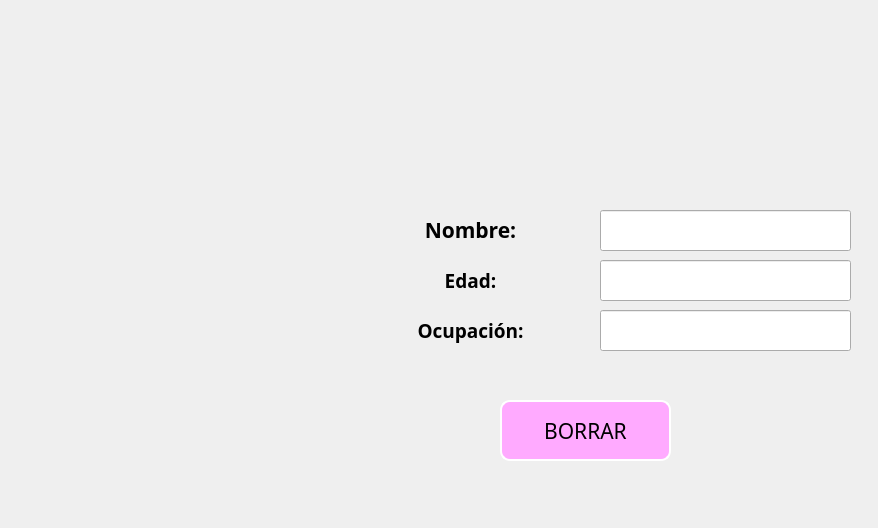
<?xml version="1.0" encoding="UTF-8"?>
<ui version="4.0">
 <class>MainWindow</class>
 <widget class="QMainWindow" name="MainWindow">
  <property name="geometry">
   <rect>
    <x>0</x>
    <y>0</y>
    <width>878</width>
    <height>528</height>
   </rect>
  </property>
  <property name="windowTitle">
   <string>MainWindow</string>
  </property>
  <property name="styleSheet">
   <string notr="true">background-color: qlineargradient(spread:pad, x1:0, y1:0, x2:1, y2:0, stop:0 rgba(245, 224, 176, 255), stop:0.09 rgba(246, 189, 237, 255), stop:0.14 rgba(194, 207, 246, 255), stop:0.19 rgba(184, 160, 168, 255), stop:0.25 rgba(171, 186, 248, 255), stop:0.32 rgba(243, 248, 224, 255), stop:0.385 rgba(249, 162, 183, 255), stop:0.47 rgba(100, 115, 124, 255), stop:0.58 rgba(251, 205, 202, 255), stop:0.65 rgba(170, 128, 185, 255), stop:0.75 rgba(252, 222, 204, 255), stop:0.805 rgba(206, 122, 218, 255), stop:0.86 rgba(254, 223, 175, 255), stop:0.91 rgba(254, 236, 244, 255), stop:1 rgba(255, 191, 221, 255));</string>
  </property>
  <widget class="QWidget" name="centralwidget">
   <widget class="QLabel" name="img">
    <property name="geometry">
     <rect>
      <x>50</x>
      <y>150</y>
      <width>301</width>
      <height>321</height>
     </rect>
    </property>
    <property name="text">
     <string/>
    </property>
    <property name="pixmap">
     <pixmap resource="../recursos.qrc">:/Variadas/Imagenes/kenia os.png</pixmap>
    </property>
    <property name="scaledContents">
     <bool>true</bool>
    </property>
   </widget>
   <widget class="QLineEdit" name="txt_Nombre">
    <property name="geometry">
     <rect>
      <x>600</x>
      <y>210</y>
      <width>251</width>
      <height>41</height>
     </rect>
    </property>
    <property name="font">
     <font>
      <family>Ravie</family>
      <pointsize>12</pointsize>
      <weight>50</weight>
      <bold>false</bold>
     </font>
    </property>
    <property name="text">
     <string/>
    </property>
    <property name="alignment">
     <set>Qt::AlignCenter</set>
    </property>
   </widget>
   <widget class="QLabel" name="label_6">
    <property name="geometry">
     <rect>
      <x>370</x>
      <y>310</y>
      <width>201</width>
      <height>41</height>
     </rect>
    </property>
    <property name="font">
     <font>
      <family>Showcard Gothic</family>
      <pointsize>7</pointsize>
     </font>
    </property>
    <property name="text">
     <string>&lt;html&gt;&lt;head/&gt;&lt;body&gt;&lt;p align=&quot;center&quot;&gt;&lt;span style=&quot; font-size:14pt; font-weight:600;&quot;&gt;Ocupación:&lt;/span&gt;&lt;/p&gt;&lt;/body&gt;&lt;/html&gt;</string>
    </property>
   </widget>
   <widget class="QLabel" name="label_3">
    <property name="geometry">
     <rect>
      <x>370</x>
      <y>260</y>
      <width>201</width>
      <height>41</height>
     </rect>
    </property>
    <property name="font">
     <font>
      <family>Showcard Gothic</family>
      <pointsize>7</pointsize>
     </font>
    </property>
    <property name="text">
     <string>&lt;html&gt;&lt;head/&gt;&lt;body&gt;&lt;p align=&quot;center&quot;&gt;&lt;span style=&quot; font-size:14pt; font-weight:600;&quot;&gt;Edad:&lt;/span&gt;&lt;/p&gt;&lt;/body&gt;&lt;/html&gt;</string>
    </property>
   </widget>
   <widget class="QLineEdit" name="txt_Ocupacion">
    <property name="geometry">
     <rect>
      <x>600</x>
      <y>310</y>
      <width>251</width>
      <height>41</height>
     </rect>
    </property>
    <property name="font">
     <font>
      <family>Ravie</family>
      <pointsize>12</pointsize>
      <weight>50</weight>
      <bold>false</bold>
     </font>
    </property>
    <property name="text">
     <string/>
    </property>
    <property name="alignment">
     <set>Qt::AlignCenter</set>
    </property>
   </widget>
   <widget class="QLabel" name="label">
    <property name="geometry">
     <rect>
      <x>370</x>
      <y>210</y>
      <width>201</width>
      <height>41</height>
     </rect>
    </property>
    <property name="font">
     <font>
      <family>Showcard Gothic</family>
      <pointsize>6</pointsize>
     </font>
    </property>
    <property name="styleSheet">
     <string notr="true"/>
    </property>
    <property name="text">
     <string>&lt;html&gt;&lt;head/&gt;&lt;body&gt;&lt;p align=&quot;center&quot;&gt;&lt;span style=&quot; font-size:16pt; font-weight:600;&quot;&gt;Nombre:&lt;/span&gt;&lt;/p&gt;&lt;/body&gt;&lt;/html&gt;</string>
    </property>
   </widget>
   <widget class="QLineEdit" name="txt_Edad">
    <property name="geometry">
     <rect>
      <x>600</x>
      <y>260</y>
      <width>251</width>
      <height>41</height>
     </rect>
    </property>
    <property name="font">
     <font>
      <family>Ravie</family>
      <pointsize>12</pointsize>
      <weight>50</weight>
      <bold>false</bold>
     </font>
    </property>
    <property name="text">
     <string/>
    </property>
    <property name="alignment">
     <set>Qt::AlignCenter</set>
    </property>
   </widget>
   <widget class="QPushButton" name="btn_borrar">
    <property name="geometry">
     <rect>
      <x>500</x>
      <y>400</y>
      <width>171</width>
      <height>61</height>
     </rect>
    </property>
    <property name="font">
     <font>
      <family>Showcard Gothic</family>
      <pointsize>16</pointsize>
     </font>
    </property>
    <property name="styleSheet">
     <string notr="true">background-color: rgb(255, 170, 255);
border-radius: 10px;
border: 2px solid white;
</string>
    </property>
    <property name="text">
     <string>BORRAR</string>
    </property>
   </widget>
   <widget class="QLabel" name="label_2">
    <property name="geometry">
     <rect>
      <x>10</x>
      <y>10</y>
      <width>141</width>
      <height>81</height>
     </rect>
    </property>
    <property name="text">
     <string/>
    </property>
    <property name="pixmap">
     <pixmap resource="../recursos.qrc">:/Logos/Imagenes/logo uat.jpg</pixmap>
    </property>
    <property name="scaledContents">
     <bool>true</bool>
    </property>
   </widget>
   <widget class="QLabel" name="label_4">
    <property name="geometry">
     <rect>
      <x>740</x>
      <y>20</y>
      <width>131</width>
      <height>81</height>
     </rect>
    </property>
    <property name="text">
     <string/>
    </property>
    <property name="pixmap">
     <pixmap resource="../recursos.qrc">:/Logos/Imagenes/logo fians.jpg</pixmap>
    </property>
    <property name="scaledContents">
     <bool>true</bool>
    </property>
   </widget>
   <widget class="QLabel" name="label_5">
    <property name="geometry">
     <rect>
      <x>740</x>
      <y>430</y>
      <width>131</width>
      <height>81</height>
     </rect>
    </property>
    <property name="text">
     <string/>
    </property>
    <property name="pixmap">
     <pixmap resource="../recursos.qrc">:/Logos/Imagenes/equipo.jpeg</pixmap>
    </property>
    <property name="scaledContents">
     <bool>true</bool>
    </property>
   </widget>
  </widget>
 </widget>
 <resources>
  <include location="../recursos.qrc"/>
 </resources>
 <connections/>
</ui>
